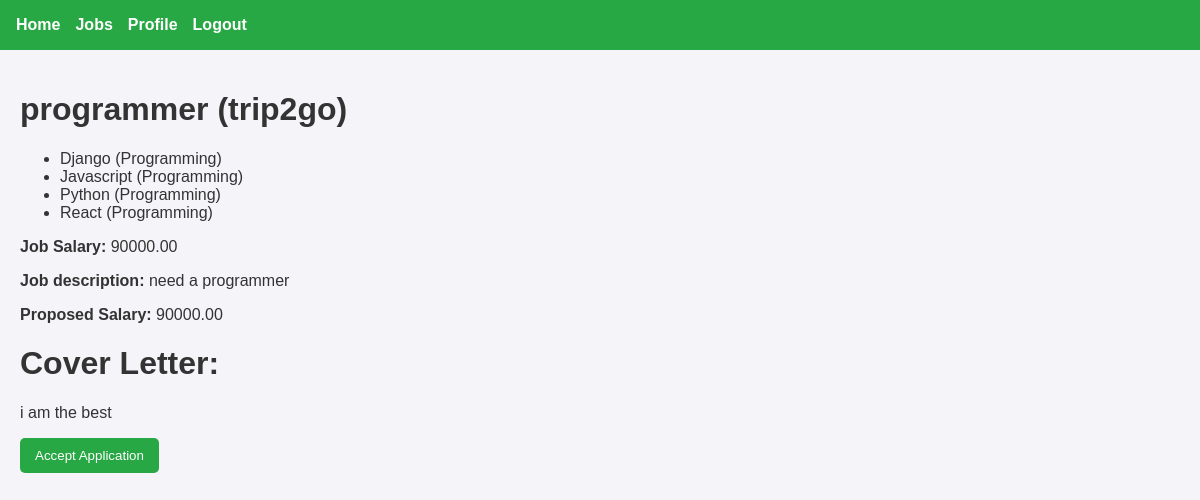
Page /application_detail/4 (signed in) on the earlier database version.
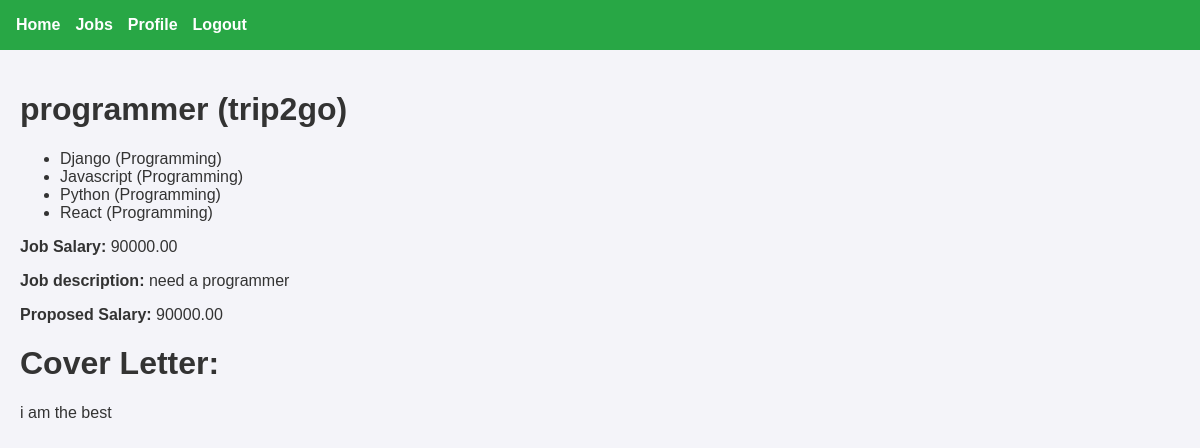
Same page on the later database version.
### recruiter/views.py (the view)
# urls.py: path("application_detail/<int:application_id>", views.view_application_detail, name="application_detail"),
@login_required(login_url='login')
def view_application_detail(request, application_id):
    if not is_representative(request.user):
        messages.error(request, "You are not allowed to access this page!")
        return redirect("all_jobs_created")
    profile = getattr(request.user, 'representative_profile', None)
    if not profile:
        messages.error(request, "You have to create profile first!")
        return redirect("representative_profile")
    application = get_object_or_404(Application, pk = application_id, job__created_by = request.user)
    return render(request, 'recruiter/application_detail.html', {'application':application})

### recruiter/models.py (called while the page is built)
    def __str__(self):
        return self.name

    def __str__(self):
        return f"{self.name} ({self.get_category_display()})"

### recruiter/views.py (called while the page is built)
def is_representative(user):
    return user.user_type == 'representative'

### recruiter/templates/recruiter/application_detail.html (shortened to what this page needs)
{% extends "recruiter/base.html" %}
{% block content %}
    <h1>{{ application.job.title }} ({{ application.job.company }})</h1>
    <ul>
        {% for skill in application.job.skills_required.all %}
            <li>{{ skill }}</li>
        {% empty %}
            <li>No required skills for this job</li>
        {% endfor %}
    </ul>
    <p><b>Job Salary:</b> {{ application.job.salary }}</p>
    <p><b>Job description:</b> {{ application.job.description }}</p>
    <p><b>Proposed Salary:</b> {{ application.expected_salary }}</p>
    <h1>Cover Letter:</h1>
    <p>{{ application.cover_letter }}</p>
    {% if application.status != 'accepted' %}
        <a href="{% url 'accept_job_application' application.id %}"><button>Accept Application</button></a>
    {% endif %}
{% endblock %}

Differences in the rows shown:
changed Application "i am the best": status "applied" → "accepted" (drawn)
Other differences:
text no longer shown: "Accept Application"
